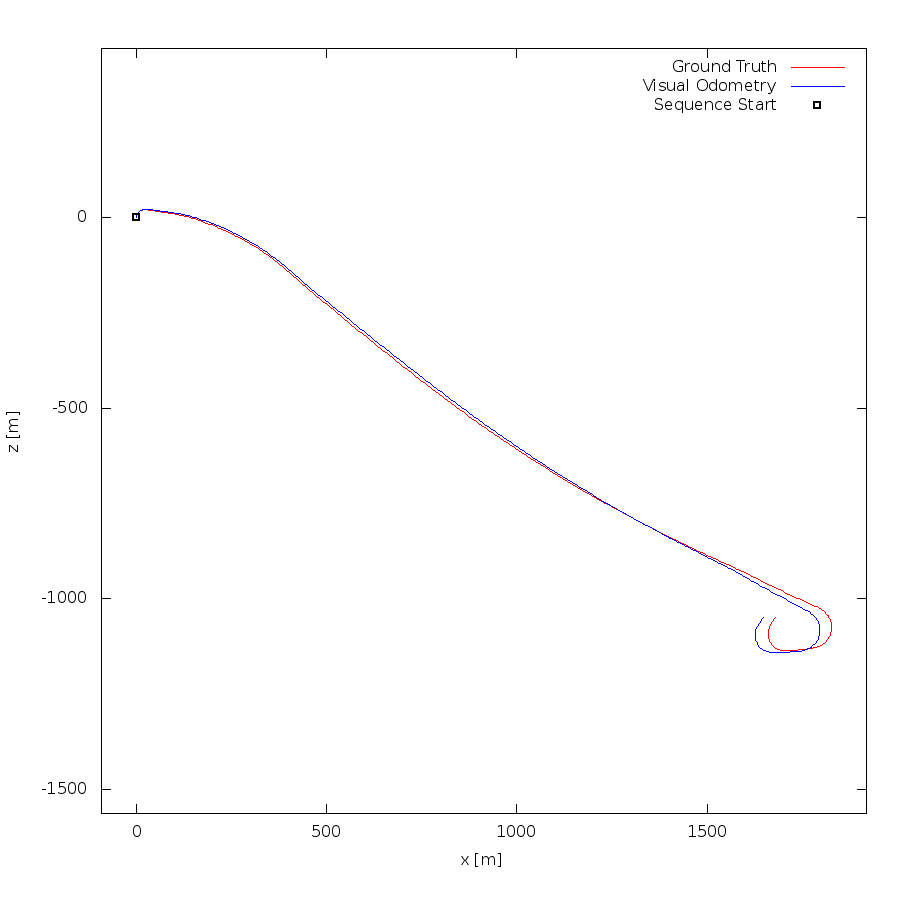

This chart was generated by the following gnuplot code:
set term postscript eps enhanced color
set output "01.eps"
set size ratio -1
set xrange [-91:1919]
set yrange [-1564:445]
set xlabel "x [m]"
set ylabel "z [m]"
plot "01.txt" using 1:2 lc rgb "#FF0000" title 'Ground Truth' w lines,"01.txt" using 3:4 lc rgb "#0000FF" title 'Visual Odometry' w lines,"< head -1 01.txt" using 1:2 lc rgb "#000000" pt 4 ps 1 lw 2 title 'Sequence Start' w points
